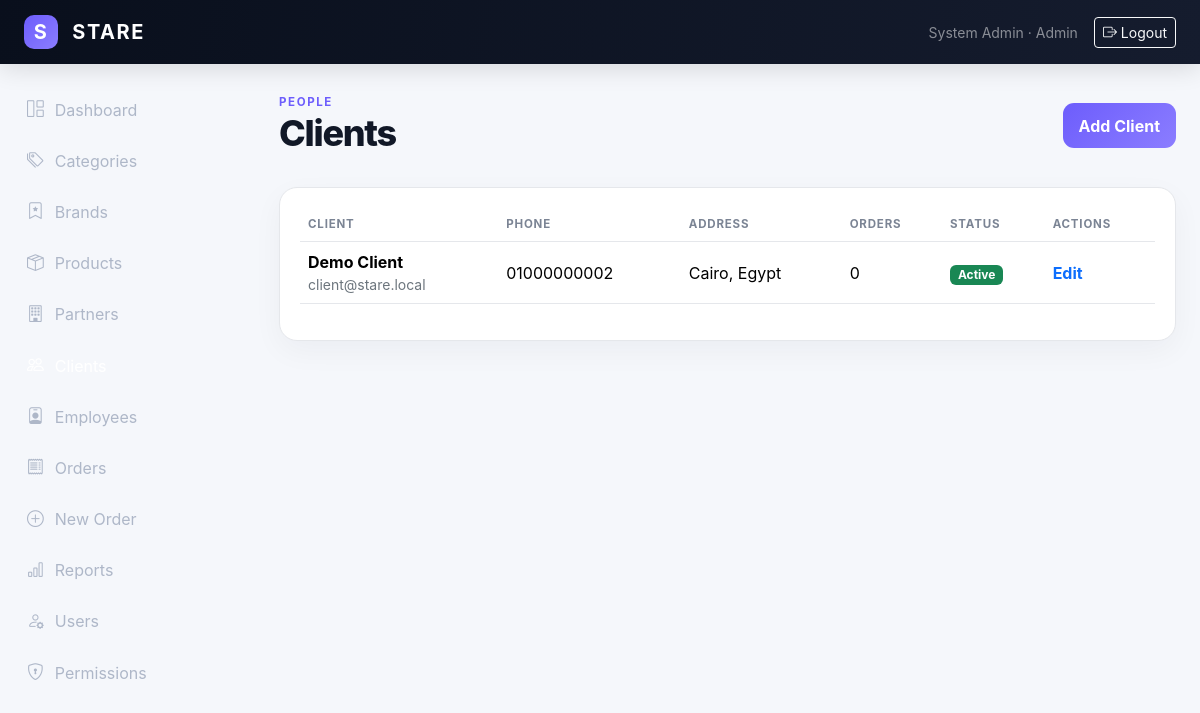
The page /admin/clients/index.php (signed in) on the database its author committed.
### tables this page shows
CREATE TABLE users (
  id INT UNSIGNED AUTO_INCREMENT PRIMARY KEY,
  name VARCHAR(120) NOT NULL,
  email VARCHAR(180) NOT NULL UNIQUE,
  password VARCHAR(255) NOT NULL,
  role_id INT UNSIGNED NOT NULL,
  status ENUM('active','pending','blocked') NOT NULL DEFAULT 'active',
  created_at TIMESTAMP DEFAULT CURRENT_TIMESTAMP,
  updated_at TIMESTAMP DEFAULT CURRENT_TIMESTAMP ON UPDATE CURRENT_TIMESTAMP,
  CONSTRAINT fk_users_role FOREIGN KEY (role_id) REFERENCES roles(id)
);

CREATE TABLE roles (
  id INT UNSIGNED AUTO_INCREMENT PRIMARY KEY,
  name VARCHAR(50) NOT NULL UNIQUE,
  description VARCHAR(255) NULL,
  created_at TIMESTAMP DEFAULT CURRENT_TIMESTAMP
);

CREATE TABLE clients (
  id INT UNSIGNED AUTO_INCREMENT PRIMARY KEY,
  user_id INT UNSIGNED NOT NULL UNIQUE,
  phone VARCHAR(30) NULL,
  address VARCHAR(255) NULL,
  gender ENUM('male','female','other') DEFAULT 'other',
  age TINYINT UNSIGNED NULL,
  status ENUM('active','inactive') NOT NULL DEFAULT 'active',
  created_at TIMESTAMP DEFAULT CURRENT_TIMESTAMP,
  CONSTRAINT fk_clients_user FOREIGN KEY (user_id) REFERENCES users(id) ON DELETE CASCADE
);

### admin/clients/index.php (the view)
<?php
require_once __DIR__.'/../../config/database.php';require_once __DIR__.'/../../includes/functions.php';require_permission($pdo,'view_clients');$active='clients';$pageTitle='Clients';
$rows=$pdo->query("SELECT c.*,u.name,u.email,u.status user_status,(SELECT COUNT(*) FROM orders o WHERE o.client_id=c.id) orders_count FROM clients c JOIN users u ON u.id=c.user_id ORDER BY c.id DESC")->fetchAll();include __DIR__.'/../../includes/header.php';?>
<div class="d-flex justify-content-between align-items-center mb-4"><div><span class="eyebrow">PEOPLE</span><h1 class="page-title">Clients</h1></div><?php if(has_permission($pdo,'manage_clients')):?><a href="form.php" class="btn btn-stare">Add Client</a><?php endif;?></div>
<div class="panel"><div class="table-responsive"><table class="table stare-table align-middle"><thead><tr><th>Client</th><th>Phone</th><th>Address</th><th>Orders</th><th>Status</th><th>Actions</th></tr></thead><tbody><?php foreach($rows as $r):?><tr><td><strong><?=e($r['name'])?></strong><div class="text-secondary small"><?=e($r['email'])?></div></td><td><?=e($r['phone'])?></td><td><?=e($r['address'])?></td><td><?=$r['orders_count']?></td><td><?=status_badge($r['status'])?></td><td><?php if(has_permission($pdo,'manage_clients')):?><a href="form.php?id=<?=$r['id']?>" class="action-link">Edit</a><?php endif;?></td></tr><?php endforeach;?></tbody></table></div></div>
<?php include __DIR__.'/../../includes/footer.php';?>

### includes/header.php (shortened to what this page needs)
<?php
require_once __DIR__.'/functions.php';
$user=$pdo?current_user($pdo):null;
$active=$active??'';
?>
<!doctype html>
<html lang="en" dir="ltr">
<head>
<link href="https://cdn.jsdelivr.net/npm/bootstrap@5.3.3/dist/css/bootstrap.min.css" rel="stylesheet">
<link href="https://cdn.jsdelivr.net/npm/bootstrap-icons@1.11.3/font/bootstrap-icons.css" rel="stylesheet">
<link href="<?=BASE_URL?>/assets/css/style.css" rel="stylesheet">
</head>
<body class="<?=e($bodyClass??'')?>">
<nav class="navbar navbar-expand-lg navbar-dark stare-navbar sticky-top">
 <div class="container-fluid px-3 px-lg-4">
  <a class="navbar-brand fw-bold" href="<?=BASE_URL?>/index.php"><span class="brand-mark">S</span> STARE</a>
  <?php if($user): ?>
  <div class="d-none d-lg-flex align-items-center ms-auto gap-3">
    <span class="small text-white-50"><?=e($user['name'])?> · <?=e(ucfirst($user['role_name']))?></span>
    <a class="btn btn-sm btn-outline-light" href="<?=BASE_URL?>/logout.php"><i class="bi bi-box-arrow-right"></i> Logout</a>
  </div>
  <?php endif; ?>
 </div>
</nav>
<?php if($user): ?>
<div class="offcanvas-lg offcanvas-start sidebar" tabindex="-1" id="sidebar">
 <div class="offcanvas-body p-0">
  <div class="sidebar-inner">
   <nav class="nav flex-column gap-1">
    <?php if(has_permission($pdo,'view_dashboard')): ?><a class="nav-link <?=($active==='dashboard'?'active':'')?>" href="<?=BASE_URL?>/index.php"><i class="bi bi-grid-1x2"></i> Dashboard</a><?php endif; ?>
    <?php if(has_permission($pdo,'view_categories')): ?><a class="nav-link <?=($active==='categories'?'active':'')?>" href="<?=BASE_URL?>/admin/categories/index.php"><i class="bi bi-tags"></i> Categories</a><?php endif; ?>
    <?php if(has_permission($pdo,'view_brands')): ?><a class="nav-link <?=($active==='brands'?'active':'')?>" href="<?=BASE_URL?>/admin/brands/index.php"><i class="bi bi-bookmark-star"></i> Brands</a><?php endif; ?>
    <?php if(has_permission($pdo,'view_products')): ?><a class="nav-link <?=($active==='products'?'active':'')?>" href="<?=BASE_URL?>/admin/products/index.php"><i class="bi bi-box-seam"></i> Products</a><?php endif; ?>
    <?php if(has_permission($pdo,'view_partners')): ?><a class="nav-link <?=($active==='partners'?'active':'')?>" href="<?=BASE_URL?>/admin/partners/index.php"><i class="bi bi-building"></i> Partners</a><?php endif; ?>
    <?php if(has_permission($pdo,'view_clients')): ?><a class="nav-link <?=($active==='clients'?'active':'')?>" href="<?=BASE_URL?>/admin/clients/index.php"><i class="bi bi-people"></i> Clients</a><?php endif; ?>
    <?php if(has_permission($pdo,'view_employees')): ?><a class="nav-link <?=($active==='employees'?'active':'')?>" href="<?=BASE_URL?>/admin/employees/index.php"><i class="bi bi-person-badge"></i> Employees</a><?php endif; ?>
    <?php if(has_permission($pdo,'view_orders')): ?><a class="nav-link <?=($active==='orders'?'active':'')?>" href="<?=BASE_URL?>/admin/orders/index.php"><i class="bi bi-receipt"></i> Orders</a><?php endif; ?>
    <?php if(has_permission($pdo,'create_orders') && user_role($pdo)!=='client'): ?><a class="nav-link" href="<?=BASE_URL?>/admin/orders/create.php"><i class="bi bi-plus-circle"></i> New Order</a><?php endif; ?>
    <?php if(has_permission($pdo,'view_reports')): ?><a class="nav-link <?=($active==='reports'?'active':'')?>" href="<?=BASE_URL?>/admin/reports/index.php"><i class="bi bi-bar-chart"></i> Reports</a><?php endif; ?>
    <?php if(has_permission($pdo,'manage_users')): ?><a class="nav-link <?=($active==='users'?'active':'')?>" href="<?=BASE_URL?>/admin/users/index.php"><i class="bi bi-person-gear"></i> Users</a><?php endif; ?>
    <?php if(has_permission($pdo,'manage_permissions')): ?><a class="nav-link <?=($active==='permissions'?'active':'')?>" href="<?=BASE_URL?>/admin/permissions/index.php"><i class="bi bi-shield-lock"></i> Permissions</a><?php endif; ?>
   </nav>
  </div>
 </div>
</div>
<main class="main-content">
 <div class="container-fluid px-3 px-lg-4 py-4">
<?php else: ?>
<main class="auth-main">
 <div class="container py-5">
<?php endif; ?>

### includes/functions.php (shortened to what this page needs)
<?php
function e($value): string
{
    return htmlspecialchars((string) $value, ENT_QUOTES, 'UTF-8');
}
function status_badge(string $status): string
{
    $map = [
        'active' => 'success',
        'inactive' => 'secondary',
        'pending' => 'warning',
        'confirmed' => 'primary',
        'processing' => 'info',
        'shipped' => 'primary',
        'delivered' => 'success',
        'cancelled' => 'danger',
        'blocked' => 'danger',
    ];
    $class = $map[$status] ?? 'secondary';
    return '<span class="badge text-bg-' . $class . '">'
        . e(ucfirst($status))
        . '</span>';
}
function current_user(PDO $pdo): ?array
{
    static $user = false;
    if ($user !== false) {
        return $user;
    }
    $statement = $pdo->prepare(
        'SELECT u.*, r.name AS role_name
         FROM users u
         JOIN roles r ON r.id = u.role_id
         WHERE u.id = ?
         LIMIT 1'
    );
    $statement->execute([(int) $_SESSION['user_id']]);
    return $user = $statement->fetch() ?: null;
}
function user_role(PDO $pdo): string
{
    return current_user($pdo)['role_name'] ?? '';
}
function is_logged_in(PDO $pdo): bool
{
    return current_user($pdo) !== null;
}
function has_permission(PDO $pdo, string $permission): bool
{
    $user = current_user($pdo);
    if ($user['role_name'] === 'admin') {
        return true;
    }
    static $cache = [];
    $roleId = (int) $user['role_id'];
    return isset($cache[$roleId][$permission]);
}
function require_login(PDO $pdo): void
{
    if (!is_logged_in($pdo)) {
        redirect('/login.php');
    }
}
function require_permission(PDO $pdo, string $permission): void
{
    require_login($pdo);
}

### assets/css/style.css (style rules this page uses)
:root { --bg:#f5f7fb;--panel:#fff;--ink:#111827;--muted:#6b7280;--line:#e5e7eb;--dark:#0b1220;--accent:#6d5dfc;--accent2:#8b7dff }
* { box-sizing:border-box }
body { background:var(--bg);color:var(--ink);font-family:Inter,system-ui,-apple-system,BlinkMacSystemFont,"Segoe UI",sans-serif }
.stare-navbar { background:linear-gradient(100deg,#090f1c,#151c2e);height:64px;box-shadow:0 5px 25px rgba(0,0,0,.12);z-index:1040 }
.navbar-brand { letter-spacing:.08em }
.brand-mark { display:inline-flex;width:34px;height:34px;align-items:center;justify-content:center;border-radius:10px;background:linear-gradient(135deg,var(--accent),var(--accent2));color:#fff;margin-right:8px }
.sidebar { position:fixed;top:64px;bottom:0;left:0;width:255px;background:#0b1220;color:#fff;z-index:1030 }
.sidebar-inner { height:100%;display:flex;flex-direction:column;padding:22px 14px }
.sidebar .nav-link { color:#aeb7c8;border-radius:12px;padding:11px 13px;display:flex;align-items:center;gap:11px }
.sidebar .nav-link:hover,.sidebar .nav-link.active { background:rgba(255,255,255,.09);color:#fff }
.sidebar .nav-link i { font-size:1.05rem }
.main-content { margin-left:255px;min-height:calc(100vh - 64px) }
.eyebrow { font-size:.72rem;letter-spacing:.14em;font-weight:700;color:var(--accent);text-transform:uppercase }
.page-title { font-weight:800;letter-spacing:-.035em;font-size:clamp(1.7rem,3vw,2.3rem) }
.stat-card,.panel,.product-card { background:var(--panel);border:1px solid var(--line);border-radius:18px;box-shadow:0 10px 30px rgba(15,23,42,.045) }
.panel { padding:20px }
.stare-table { --bs-table-bg:transparent }
.stare-table th { font-size:.72rem;text-transform:uppercase;letter-spacing:.07em;color:#7b8494;border-bottom-color:var(--line) }
.stare-table td { border-bottom-color:var(--line) }
.action-link { font-weight:700;text-decoration:none }
.btn-stare { background:linear-gradient(135deg,var(--accent),var(--accent2));border:0;color:#fff;font-weight:700;border-radius:11px;padding:.65rem 1rem }

### rows shown on the page
users: name "System Admin", role.name "Admin"
clients: user.name "Demo Client", user.email "client@stare.local", phone "01000000002", address "Cairo, Egypt", orders_count "0", status "Active"
